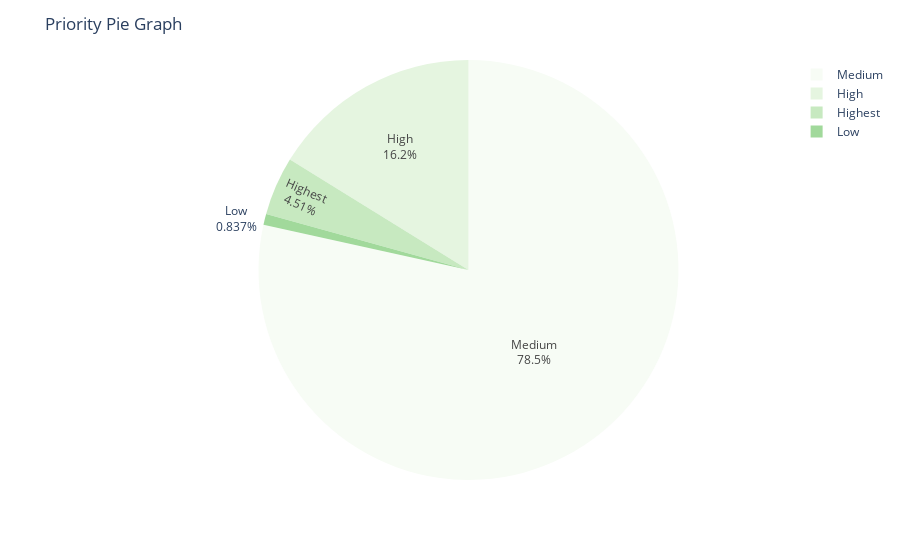

Here is the notebook cell this chart was saved with:
### Code cell
import plotly.express as px
priority_value_counts = df["Priority"].value_counts()
fig = px.pie(values=priority_value_counts.values, 
             names=priority_value_counts.index,
             color_discrete_sequence=px.colors.sequential.Greens)
fig.update_traces(textfont_size=11,
                  textinfo='percent+label')
fig.update_layout(title_text="Priority Pie Graph",
                  uniformtext_minsize=12, 
                  uniformtext_mode='hide')
fig.show()

### Figure 1 — Plotly figure (JSON) as saved in the notebook; plotly's stock layout.template omitted (floating-point values rounded to 4 significant figures)
{"data": [{"domain": {"x": [0, 1], "y": [0, 1]}, "hovertemplate": "label=%{label}<br>value=%{value}<extra></extra>", "labels": ["Medium", "High", "Highest", "Low"], "legendgroup": "", "name": "", "showlegend": true, "textfont": {"size": 11}, "textinfo": "percent+label", "type": "pie", "values": [1687, 348, 97, 18]}], "layout": {"legend": {"tracegroupgap": 0}, "margin": {"t": 60}, "piecolorway": ["rgb(247,252,245)", "rgb(229,245,224)", "rgb(199,233,192)", "rgb(161,217,155)", "rgb(116,196,118)", "rgb(65,171,93)", "rgb(35,139,69)", "rgb(0,109,44)", "rgb(0,68,27)"], "title": {"text": "Priority Pie Graph"}, "uniformtext": {"minsize": 12, "mode": "hide"}}}
